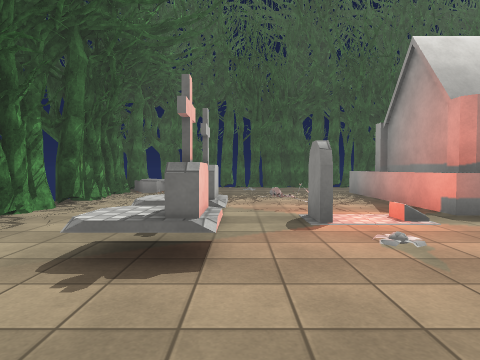
View 1 (above)

19 first-person views from a walk through a scene from a Unity 3-D project. The camera is 1.3 m above the floor, tilts 2° down and sees 75° across. The floor is counted in squares, 2 m on a side. Each view is taken from the middle of a square. On the plan, view 1 faces up. The plan holds only what a view shows up to about 10 squares ahead; the rest is blank. The place goes on beyond the plan. Surface patterns are stand-ins for the level's own textures.

View 2
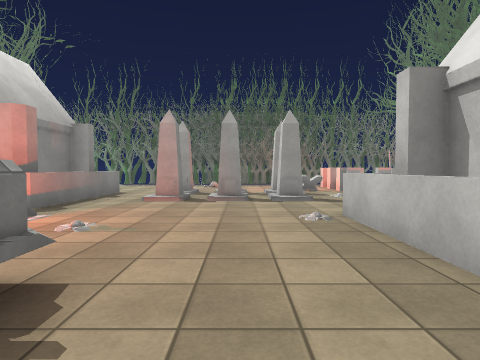

View 3
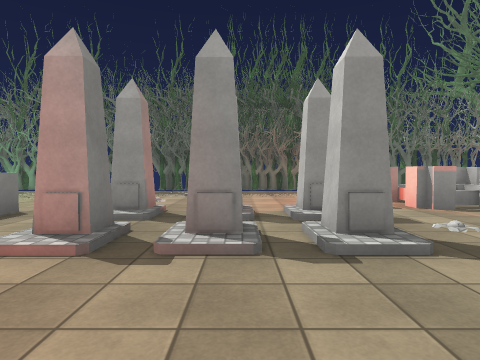

View 4
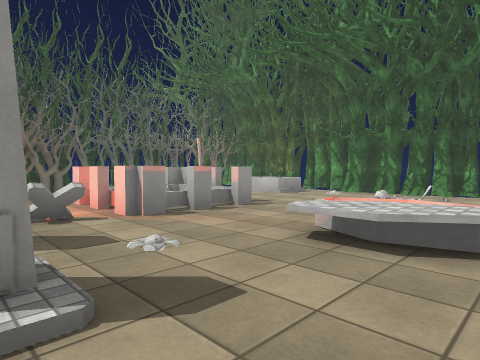

View 5
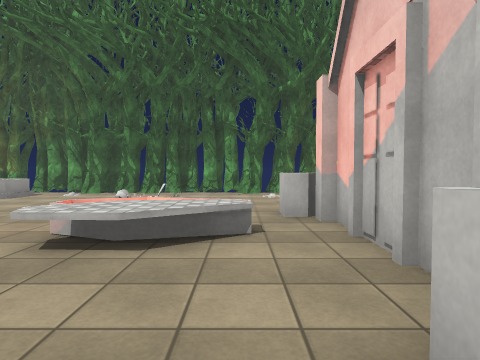

View 6
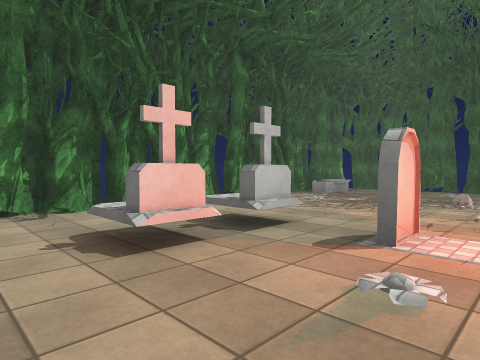

View 7
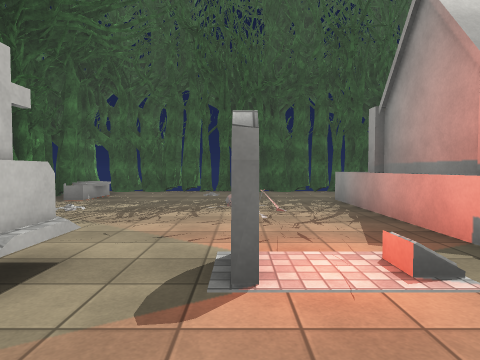

View 8
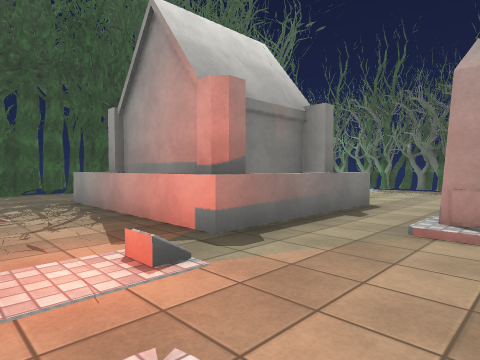

View 9
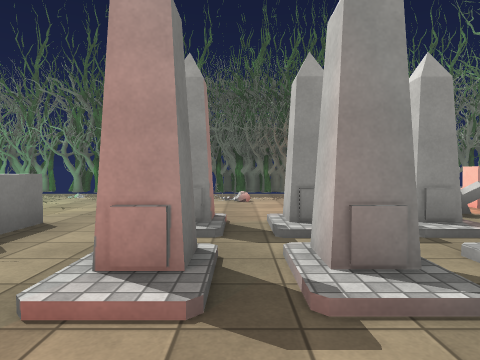

View 10
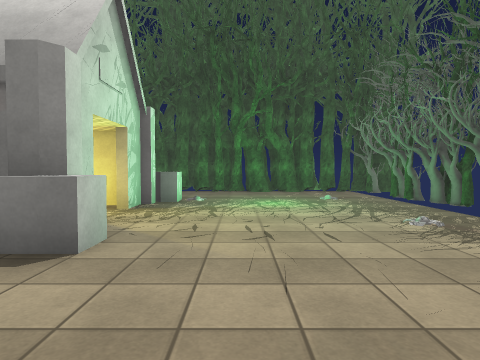

View 11
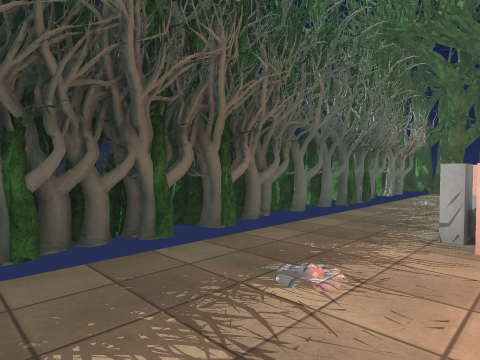

View 12
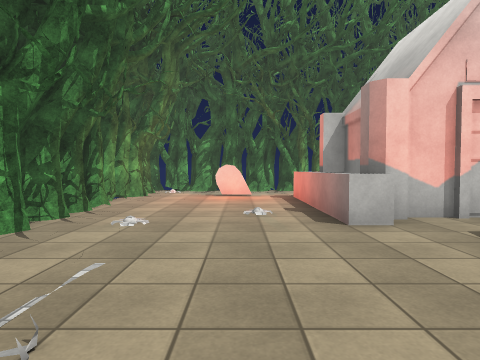

View 13
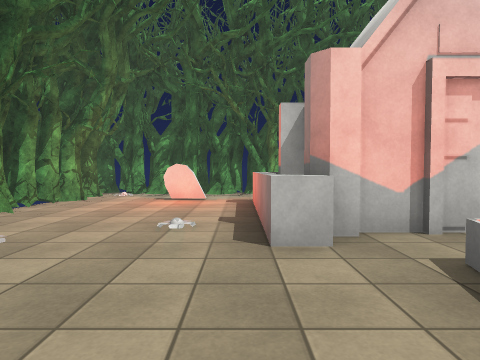

View 14
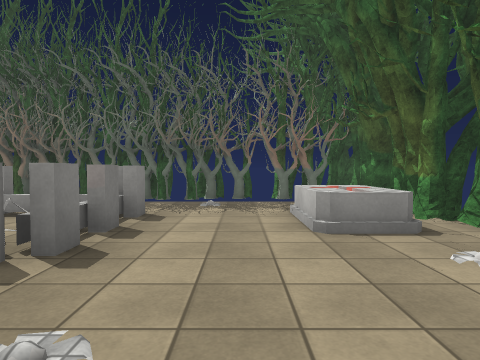

View 15
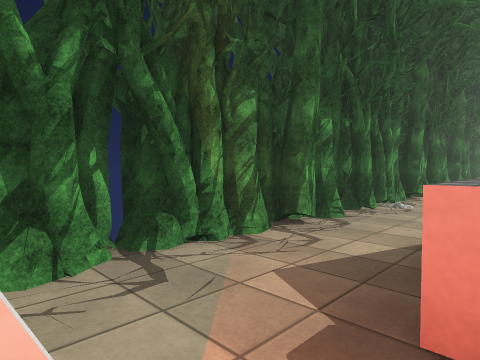

View 16
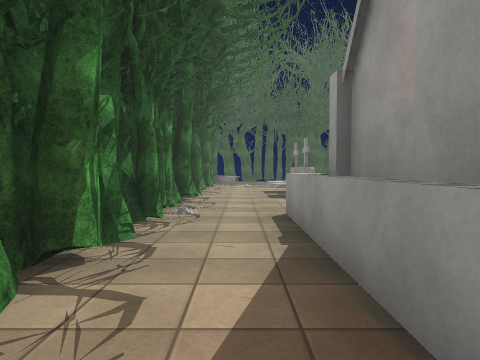

View 17
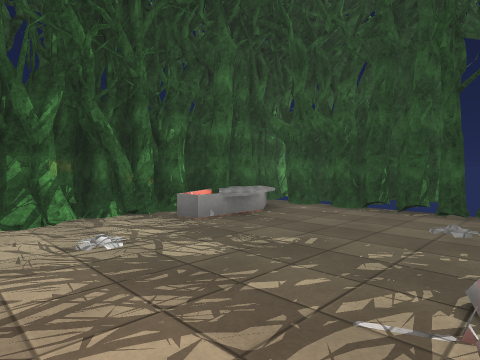

View 18
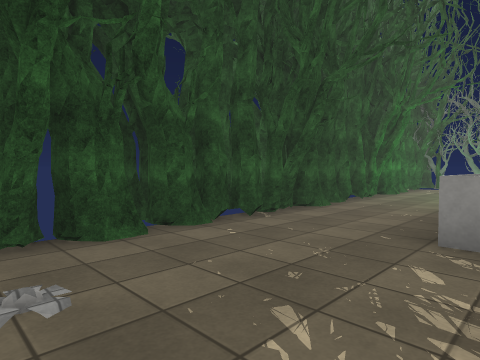

View 19
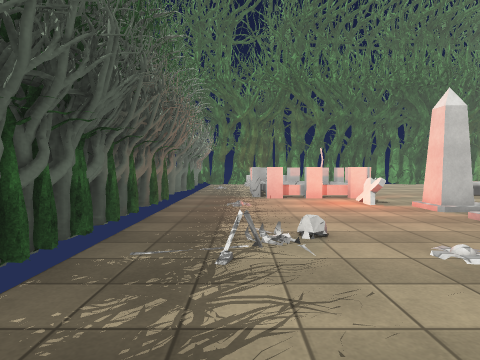

### Floor plan
Key: @ floor where view 1 was taken; # wall or solid block; x gap in a wall; . floor; / step, stairs or slope; ^ raised ledge; F flower; T tombstone; O other object.
Columns run from 4 left of view 1 to 13 right of it. Each row starts with its distance up from view 1.
 12 ##x##      #######
 11 ##.##########.##O
 10 #^#.F..........#O
  9 #O^........O..O#O
  8 #......^###.....O
  7 ##F..O.^###.... O
  6 ##.....^###...F O
  5 #......^###.....O
  4 #..T.T..........O
  3 ##.T.F...//TF.O#O
  2 ##.T.....T//...#O
  1  #.......TT/....O
  0  #..@.F..TTT....O
 -1  #.^###..F.O..F.O
 -2 ##.###.....O.O..O
 -3 ##.# ##^^O.OOO..O
 -4 #..####....OOO.#O
 -5 #.........F....OO
 -6 ##O..F......... O
 -7 ##....F..O...T..O
 -8  #.........F...#O
 -9  #################

Positions as (right, up) in squares from view 1, and headings:
1: (0, 0), facing up
2: (-2, 1), facing right
3: (2, 1), facing right
4: (3, 0), facing down-right
5: (3, 0), facing down
6: (2, 1), facing up-left
7: (1, 2), facing up
8: (1, 2), facing up-right
9: (3, 2), facing right
10: (8, 2), facing up
11: (9, 1), facing down-right
12: (6, -6), facing left
13: (5, -5), facing left
14: (5, -6), facing right
15: (-1, -6), facing up-left
16: (-2, -5), facing up
17: (1, 6), facing up-left
18: (0, 8), facing up-right
19: (10, 5), facing down
